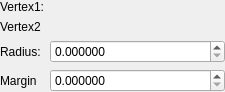
<?xml version="1.0" encoding="UTF-8"?>
<ui version="4.0">
 <class>CylinderShapeSetter</class>
 <widget class="QWidget" name="CylinderShapeSetter">
  <property name="geometry">
   <rect>
    <x>0</x>
    <y>0</y>
    <width>225</width>
    <height>82</height>
   </rect>
  </property>
  <property name="windowTitle">
   <string>Form</string>
  </property>
  <layout class="QFormLayout" name="formLayout">
   <property name="leftMargin">
    <number>0</number>
   </property>
   <property name="topMargin">
    <number>0</number>
   </property>
   <property name="rightMargin">
    <number>0</number>
   </property>
   <property name="bottomMargin">
    <number>0</number>
   </property>
   <item row="0" column="0">
    <widget class="QLabel" name="label">
     <property name="text">
      <string>Vertex1:</string>
     </property>
    </widget>
   </item>
   <item row="0" column="1">
    <widget class="Vec3Setter" name="widgetVertex1" native="true"/>
   </item>
   <item row="1" column="0">
    <widget class="QLabel" name="label_2">
     <property name="text">
      <string>Vertex2</string>
     </property>
    </widget>
   </item>
   <item row="1" column="1">
    <widget class="Vec3Setter" name="widgetVertex2" native="true"/>
   </item>
   <item row="2" column="0">
    <widget class="QLabel" name="label_3">
     <property name="text">
      <string>Radius:</string>
     </property>
    </widget>
   </item>
   <item row="2" column="1">
    <widget class="QDoubleSpinBox" name="spinBoxRadius">
     <property name="decimals">
      <number>6</number>
     </property>
     <property name="maximum">
      <double>999999999.000000000000000</double>
     </property>
    </widget>
   </item>
   <item row="3" column="0">
    <widget class="QLabel" name="label_4">
     <property name="text">
      <string>Margin</string>
     </property>
    </widget>
   </item>
   <item row="3" column="1">
    <widget class="QDoubleSpinBox" name="spinBoxMargin">
     <property name="decimals">
      <number>6</number>
     </property>
     <property name="maximum">
      <double>9999.000000000000000</double>
     </property>
    </widget>
   </item>
  </layout>
 </widget>
 <customwidgets>
  <customwidget>
   <class>Vec3Setter</class>
   <extends>QWidget</extends>
   <header>vec3setter.h</header>
   <container>1</container>
  </customwidget>
 </customwidgets>
 <resources/>
 <connections/>
</ui>
